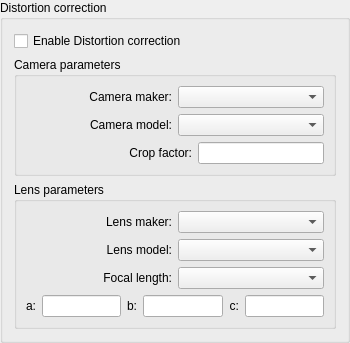
         <widget class="QGroupBox" name="calibrationGroupBox">
          <property name="sizePolicy">
           <sizepolicy hsizetype="Preferred" vsizetype="Preferred">
            <horstretch>0</horstretch>
            <verstretch>0</verstretch>
           </sizepolicy>
          </property>
          <property name="minimumSize">
           <size>
            <width>300</width>
            <height>0</height>
           </size>
          </property>
          <property name="maximumSize">
           <size>
            <width>350</width>
            <height>16777215</height>
           </size>
          </property>
          <property name="title">
           <string>Distortion correction</string>
          </property>
          <layout class="QVBoxLayout" name="verticalLayout_64">
           <item>
            <layout class="QVBoxLayout" name="verticalLayout_63">
             <item>
              <widget class="QCheckBox" name="enableCalibrationCheck">
               <property name="text">
                <string>Enable Distortion correction</string>
               </property>
              </widget>
             </item>
             <item>
              <layout class="QVBoxLayout" name="verticalLayout_59">
               <item>
                <widget class="QGroupBox" name="groupBox_14">
                 <property name="title">
                  <string>Camera parameters</string>
                 </property>
                 <layout class="QVBoxLayout" name="verticalLayout_57">
                  <item>
                   <layout class="QVBoxLayout" name="verticalLayout_55">
                    <item>
                     <layout class="QHBoxLayout" name="horizontalLayout_31">
                      <item>
                       <widget class="QLabel" name="label_12">
                        <property name="text">
                         <string>Camera maker:</string>
                        </property>
                        <property name="alignment">
                         <set>Qt::AlignRight|Qt::AlignTrailing|Qt::AlignVCenter</set>
                        </property>
                       </widget>
                      </item>
                      <item>
                       <widget class="QComboBox" name="makerCombo"/>
                      </item>
                     </layout>
                    </item>
                    <item>
                     <layout class="QHBoxLayout" name="horizontalLayout_42">
                      <item>
                       <widget class="QLabel" name="label_13">
                        <property name="text">
                         <string>Camera model:</string>
                        </property>
                        <property name="alignment">
                         <set>Qt::AlignRight|Qt::AlignTrailing|Qt::AlignVCenter</set>
                        </property>
                       </widget>
                      </item>
                      <item>
                       <widget class="QComboBox" name="modelCombo"/>
                      </item>
                     </layout>
                    </item>
                    <item>
                     <layout class="QHBoxLayout" name="horizontalLayout_46">
                      <item>
                       <spacer name="horizontalSpacer_3">
                        <property name="orientation">
                         <enum>Qt::Horizontal</enum>
                        </property>
                        <property name="sizeType">
                         <enum>QSizePolicy::Preferred</enum>
                        </property>
                        <property name="sizeHint" stdset="0">
                         <size>
                          <width>40</width>
                          <height>20</height>
                         </size>
                        </property>
                       </spacer>
                      </item>
                      <item>
                       <widget class="QLabel" name="label_17">
                        <property name="text">
                         <string>Crop factor:</string>
                        </property>
                        <property name="alignment">
                         <set>Qt::AlignRight|Qt::AlignTrailing|Qt::AlignVCenter</set>
                        </property>
                       </widget>
                      </item>
                      <item>
                       <widget class="QLineEdit" name="cropFactorEdit">
                        <property name="sizePolicy">
                         <sizepolicy hsizetype="Preferred" vsizetype="Fixed">
                          <horstretch>0</horstretch>
                          <verstretch>0</verstretch>
                         </sizepolicy>
                        </property>
                       </widget>
                      </item>
                     </layout>
                    </item>
                   </layout>
                  </item>
                 </layout>
                </widget>
               </item>
               <item>
                <widget class="QGroupBox" name="groupBox_15">
                 <property name="title">
                  <string>Lens parameters</string>
                 </property>
                 <layout class="QVBoxLayout" name="verticalLayout_61">
                  <item>
                   <layout class="QVBoxLayout" name="verticalLayout_58">
                    <item>
                     <layout class="QHBoxLayout" name="horizontalLayout_44">
                      <item>
                       <widget class="QLabel" name="label_15">
                        <property name="text">
                         <string>Lens maker:</string>
                        </property>
                        <property name="alignment">
                         <set>Qt::AlignRight|Qt::AlignTrailing|Qt::AlignVCenter</set>
                        </property>
                       </widget>
                      </item>
                      <item>
                       <widget class="QComboBox" name="lensMakerCombo"/>
                      </item>
                     </layout>
                    </item>
                    <item>
                     <layout class="QHBoxLayout" name="horizontalLayout_43">
                      <item>
                       <widget class="QLabel" name="label_14">
                        <property name="text">
                         <string>Lens model:</string>
                        </property>
                        <property name="alignment">
                         <set>Qt::AlignRight|Qt::AlignTrailing|Qt::AlignVCenter</set>
                        </property>
                       </widget>
                      </item>
                      <item>
                       <widget class="QComboBox" name="lensCombo">
                        <property name="minimumSize">
                         <size>
                          <width>0</width>
                          <height>0</height>
                         </size>
                        </property>
                        <property name="sizeAdjustPolicy">
                         <enum>QComboBox::AdjustToContents</enum>
                        </property>
                        <property name="minimumContentsLength">
                         <number>0</number>
                        </property>
                       </widget>
                      </item>
                     </layout>
                    </item>
                    <item>
                     <layout class="QHBoxLayout" name="horizontalLayout_45">
                      <item>
                       <widget class="QLabel" name="label_16">
                        <property name="text">
                         <string>Focal length:</string>
                        </property>
                        <property name="alignment">
                         <set>Qt::AlignRight|Qt::AlignTrailing|Qt::AlignVCenter</set>
                        </property>
                       </widget>
                      </item>
                      <item>
                       <widget class="QComboBox" name="focalLengthCombo"/>
                      </item>
                     </layout>
                    </item>
                    <item>
                     <layout class="QHBoxLayout" name="horizontalLayout_47">
                      <item>
                       <widget class="QLabel" name="label_18">
                        <property name="text">
                         <string>a:</string>
                        </property>
                        <property name="alignment">
                         <set>Qt::AlignRight|Qt::AlignTrailing|Qt::AlignVCenter</set>
                        </property>
                       </widget>
                      </item>
                      <item>
                       <widget class="QLineEdit" name="aEdit">
                        <property name="sizePolicy">
                         <sizepolicy hsizetype="Preferred" vsizetype="Fixed">
                          <horstretch>0</horstretch>
                          <verstretch>0</verstretch>
                         </sizepolicy>
                        </property>
                       </widget>
                      </item>
                      <item>
                       <widget class="QLabel" name="label_19">
                        <property name="text">
                         <string>b:</string>
                        </property>
                        <property name="alignment">
                         <set>Qt::AlignRight|Qt::AlignTrailing|Qt::AlignVCenter</set>
                        </property>
                       </widget>
                      </item>
                      <item>
                       <widget class="QLineEdit" name="bEdit">
                        <property name="sizePolicy">
                         <sizepolicy hsizetype="Preferred" vsizetype="Fixed">
                          <horstretch>0</horstretch>
                          <verstretch>0</verstretch>
                         </sizepolicy>
                        </property>
                       </widget>
                      </item>
                      <item>
                       <widget class="QLabel" name="label_20">
                        <property name="text">
                         <string>c:</string>
                        </property>
                        <property name="alignment">
                         <set>Qt::AlignRight|Qt::AlignTrailing|Qt::AlignVCenter</set>
                        </property>
                       </widget>
                      </item>
                      <item>
                       <widget class="QLineEdit" name="cEdit">
                        <property name="sizePolicy">
                         <sizepolicy hsizetype="Preferred" vsizetype="Fixed">
                          <horstretch>0</horstretch>
                          <verstretch>0</verstretch>
                         </sizepolicy>
                        </property>
                       </widget>
                      </item>
                     </layout>
                    </item>
                   </layout>
                  </item>
                 </layout>
                </widget>
               </item>
              </layout>
             </item>
            </layout>
           </item>
          </layout>
         </widget>
